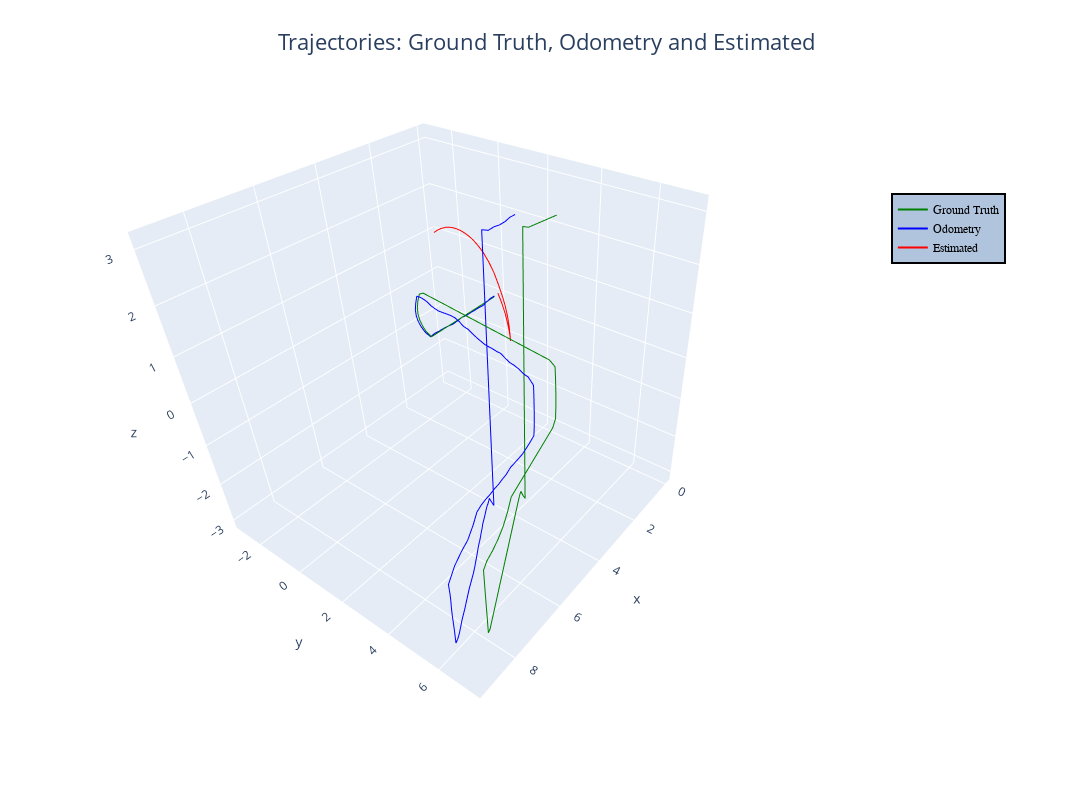

Notebook cell for this chart:
### Code cell
max_points = 120
vo_trajectory_to_plot = vo_poses[:max_points]
gt_trajectory_to_plot = gt_poses[:max_points]
odom_trajectory_to_plot = odom_poses[:max_points]

plot = Plot(title='Trajectories: Ground Truth, Odometry and Estimated', cut_axis=False)
plot.add_trajectory(gt_trajectory_to_plot, 'Ground Truth', 'green', 2)
plot.add_trajectory(odom_trajectory_to_plot, 'Odometry', 'blue', 2)
plot.add_trajectory(vo_trajectory_to_plot, 'Estimated', 'red', 2)
plot.show()
